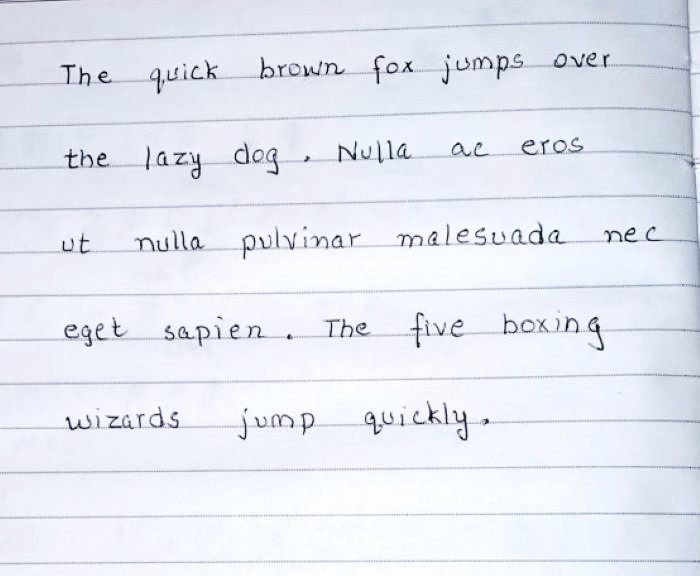
#> input picture images/7_resized.jpg, 700 x 576 px
$ python wordExtractor.py
#> lines starting #> are read from the running program, lines starting #| are printed output that depends on the picture; after the words box and inside, x2 and y2 are one past the last pixel; in counts of white or black regions, pixels touching at a corner belong together
import pickle
import numpy as np
import cv2
import os
import matplotlib.pyplot as plt

class ImageProcessor:
    def __init__(self, image_shape=(512, 512), show=False, verbose=0):
        self.show = show
        self.verbose = verbose
        self.outputs = None
        self.image_height, self.image_width = image_shape

    def image_to_array(self, image_path):
#> called with image_path = 'images/7_resized.jpg'
        img = cv2.imread(image_path)
#> img is the input picture: shape (576, 700, 3); mean B, G, R 242.2, 232.6, 229
        return img

    def process_directory(self, image_directory):
        self.image_directory = image_directory
        data_arrays = []
        for filename in os.listdir(self.image_directory):
            image_path = os.path.join(self.image_directory, filename)
            img_array = self.image_to_array(image_path)
            if img_array is not None:
                self.resize(img_array, self.image_height, self.image_width)
                processed_image = self.extract(img_array)
                if processed_image is not None:
                    processed_image = self.to_numpy(processed_image)
                    data_arrays.append(processed_image)
            else:
                if self.verbose:
                    print(f"{filename} ignored: invalid or unreadable file.")
        return data_arrays

    def process_image(self, image_path):
        img_array = self.image_to_array(image_path)

        if img_array is not None:
            resized_image = self.resize_image(img_array, self.image_height, self.image_width)
            data_arrays = self.extract(resized_image)
            return data_arrays
        else:
            raise FileNotFoundError(f"Problem while reading image at {image_path}: invalid or unreadable file.")

    def to_numpy(self, array):
        arr = [len(i) for i in array]
        MAX = max(arr)
        for sub in array:
            x = len(sub)
            count = 0
            while len(sub) < MAX:
                sub.append(sub[count % x])
                count += 1
        return np.array(array)

    def resize_image(self, image, width, height):
#> called with width = 512, height = 512
        return cv2.resize(image, (width, height))
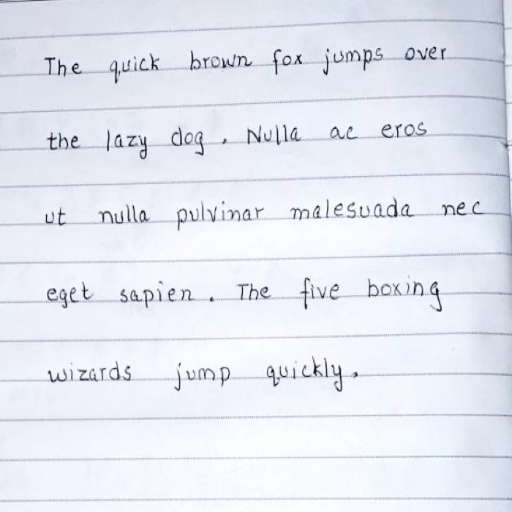
#> returned value: shape (512, 512, 3); mean of channels 0, 1, 2 242.1, 232.5, 228.9; drawn as B, G, R

    def extract(self, img):
        result_img = img.copy()
        lines_removed = img.copy()
        grey = cv2.cvtColor(img, cv2.COLOR_BGR2GRAY)
        otsu1 = cv2.threshold(grey, 0, 255, cv2.THRESH_OTSU | cv2.THRESH_BINARY_INV)[1]
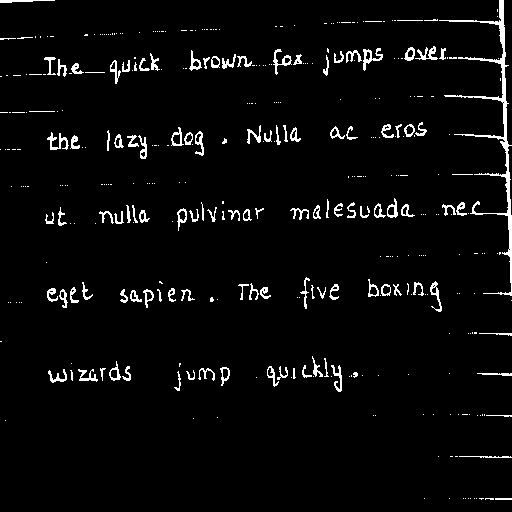
#> otsu1: shape (512, 512); 3.7% white in thin lines or dots

        horz_kernel = cv2.getStructuringElement(cv2.MORPH_RECT, (8, 1))
        lines = cv2.morphologyEx(otsu1, cv2.MORPH_OPEN, horz_kernel, iterations=2)
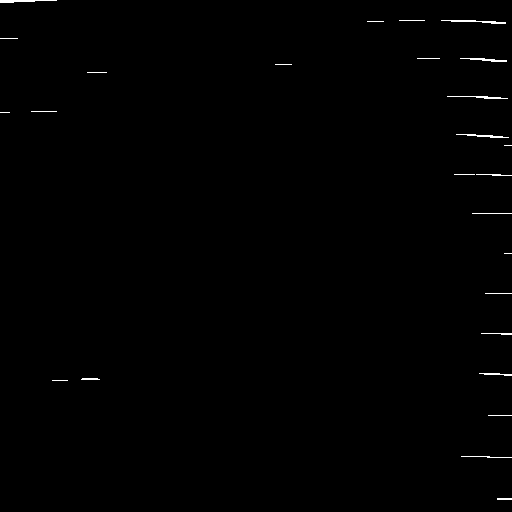
#> lines: shape (512, 512); 0.4% white in thin lines or dots
        cnts, _ = cv2.findContours(lines, cv2.RETR_EXTERNAL, cv2.CHAIN_APPROX_SIMPLE)
#> cnts = 26 contours, 20 with area under 20; largest, box (x1, y1, x2, y2) and area: (441, 20, 506, 24) 54, (0, 0, 57, 3) 48, (460, 58, 507, 62) 44, (456, 134, 509, 138) 38, (447, 96, 508, 99) 29, (479, 373, 512, 376) 24

        for c in cnts:
            cv2.drawContours(lines_removed, [c], -1, (255, 255, 255), 2)
#> this loop made 26 passes
#> c on passes 1, 3, 4, 8, 9, 10, 12, 13, 15, 16, 18, 19: [[497, 498], [497, 499], [511, 499], [511, 498]], [[488, 415], [511, 415]], [[52, 380], [67, 380]], [[485, 293], [511, 293]], [[504, 253], [511, 253]], [[472, 213], [511, 213]], [[454, 174], [474, 174]], [[504, 145], [511, 145]], [[0, 112], [9, 112]], [[31, 111], [56, 111]], [[87, 72], [106, 72]], [[275, 64], [291, 64]]
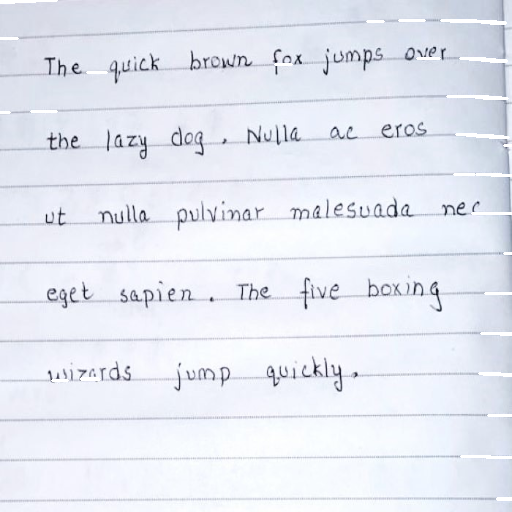
#> lines_removed: shape (512, 512, 3); 1% of pixels changed, all inside (x1, y1, x2, y2) = (0, 0, 512, 501)

        grey = cv2.cvtColor(lines_removed, cv2.COLOR_BGR2GRAY)
        otsu2 = cv2.threshold(grey, 0, 255, cv2.THRESH_OTSU | cv2.THRESH_BINARY_INV)[1]
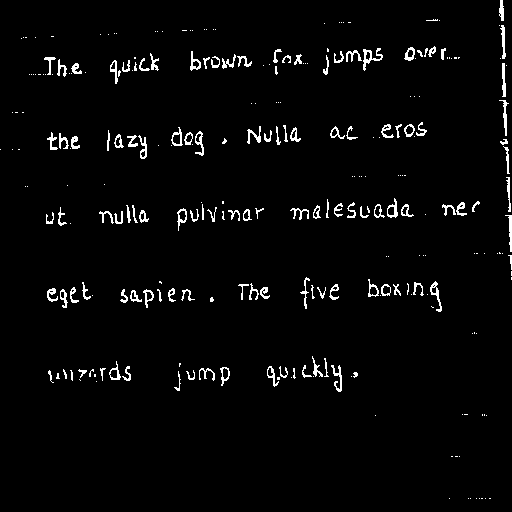
#> otsu2: shape (512, 512); 2.8% white in thin lines or dots
        kernel = cv2.getStructuringElement(cv2.MORPH_RECT, (11, 6))
        dilation = cv2.dilate(otsu2, kernel, iterations=1)
#> dilation: shape (512, 512); 14.6% white; 60 white regions, largest, box (x1, y1, x2, y2) and area: (492, 0, 512, 283) 3389, (285, 196, 419, 223) 2506, (262, 354, 363, 395) 2177
        # opening
        dilation = cv2.morphologyEx(dilation, cv2.MORPH_OPEN,
                        cv2.getStructuringElement(cv2.MORPH_RECT, (5, 2))
                                  )
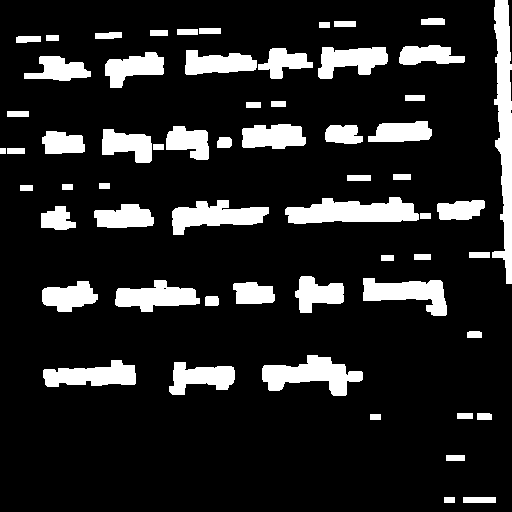
#> dilation: shape (512, 512); 14.6% white; 60 white regions

        img_list = []
        contours, _ = cv2.findContours(dilation, cv2.RETR_EXTERNAL, cv2.CHAIN_APPROX_NONE)
#> contours = 60 contours; largest, box (x1, y1, x2, y2) and area: (492, 0, 512, 284) 3090, (285, 197, 419, 224) 2350, (262, 355, 363, 396) 2036, (172, 200, 269, 235) 1760, (363, 278, 447, 316) 1656
        for idx, c in enumerate(contours):
            x, y, w, h = cv2.boundingRect(c)
            X, Y = img.shape[:-1]
            if w>X//23 and Y//4>h>Y//32:
                img_list.append(self.resize_image(otsu2[y:y + h, x:x + w], 128, 64))
                if self.show:
                    rect = cv2.rectangle(result_img, (x, y), (x + w, y + h), (0, 255, 0), 2)
#> this loop made 60 passes
#> (x, y, w, h) on passes 1 to 12: (463, 497, 33, 6), (444, 497, 11, 6), (446, 455, 19, 6), (370, 414, 11, 6), (477, 413, 15, 7), (457, 413, 16, 6), (169, 362, 66, 33), (43, 360, 93, 27), (262, 355, 101, 41), (467, 331, 15, 7), (205, 296, 14, 10), (233, 282, 42, 22)
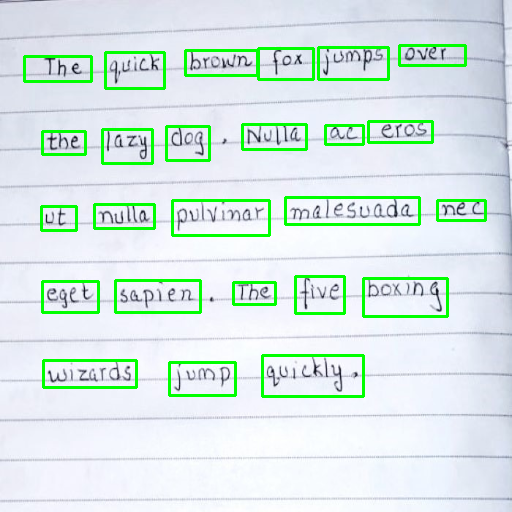
#> result_img: shape (512, 512, 3); 5.34% of pixels changed, all inside (x1, y1, x2, y2) = (23, 44, 487, 398)
#> after the loop, img_list = 25 items

        if self.show:
            self.outputs = img, otsu1, otsu2, dilation, result_img
            self.display_results()

        return img_list

    def display_results(self):
        fig, ax = plt.subplots(2, 3, figsize=(12, 7))
        image, otsu1, otsu2, dilation, result = self.outputs
        ax[0, 0].imshow(image, cmap='gray')
        ax[0, 0].set_title('Image')
        ax[0, 1].imshow(otsu1, cmap='gray')
        ax[0, 1].set_title('Otsuing')
        ax[0, 2].imshow(image, cmap='gray')
        ax[0, 2].set_title('Lines Removed')
        ax[1, 0].imshow(otsu2, cmap='gray')
        ax[1, 0].set_title('Re-Otsuing')
        ax[1, 1].imshow(dilation, cmap='gray')
        ax[1, 1].set_title('Dilated')
        ax[1, 2].imshow(result, cmap='gray')
        ax[1, 2].set_title('Result')
        plt.show()
#> figure, not shown here; B, G, R data is drawn as R, G, B

    def get_train_test(self, split=0.7):
        data = self.process_directory()
        split_idx = int(len(data) * split)
        return data[:split_idx], data[split_idx:]

    def make_files(self, train_path='train.bin', test_path='test.bin', split=0.7):
        train_data, test_data = self.get_train_test(split)
        with open(train_path, 'wb') as train_file:
            pickle.dump(train_data, train_file)
        with open(test_path, 'wb') as test_file:
            pickle.dump(test_data, test_file)


if __name__ == '__main__':
    path = "images/7_resized.jpg"
    # path = "images/2.jpg"
    extractor = ImageProcessor(
                image_shape=(512, 512),
                show=True,
                verbose=True)
    words = extractor.process_image(path)
#> words = 25 items
    print('(', end='')
    print(len(words), str(words[0].shape)[1:], sep=', ')
#| 25, 64, 128)
    print(extractor.to_numpy(words).shape)
#> in to_numpy, `arr = [len(i) for i in array]`: arr = 25 values from 64 to 64
#> in to_numpy, `MAX = max(arr)`: MAX = 64
#> the loop in to_numpy, `for sub in array:` made 25 passes
#| (25, 64, 128)
